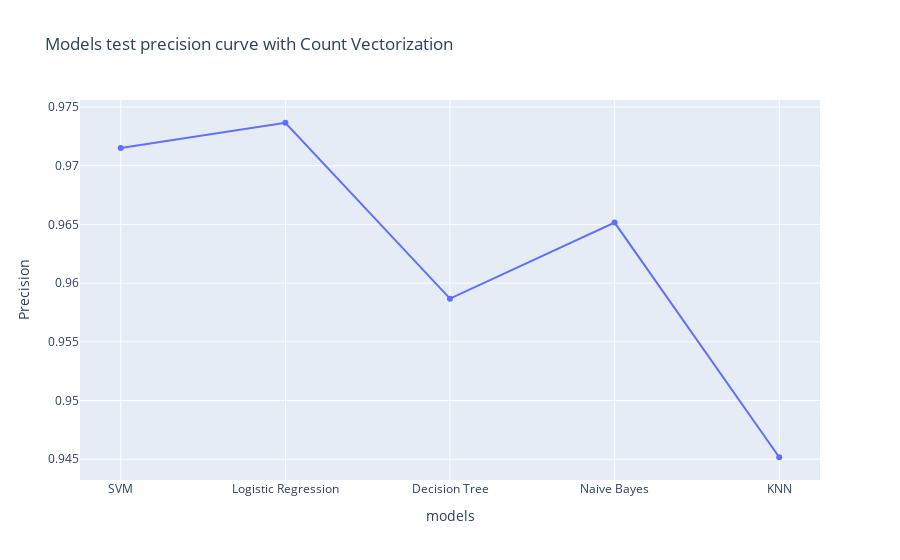

Write notebook code for a chart like this one.
### Code cell
x_data_precision = [svc_precision,lr_precision,dt_precision,nb_precision,knn_precision]
px.line(x=y_data,y=x_data_precision,title="Models test precision curve with Count Vectorization",labels={'x':'models','y':'Precision'},markers='o')

### Figure 1 — Plotly figure (JSON) as saved in the notebook; plotly's stock layout.template omitted (floating-point values rounded to 4 significant figures)
{"data": [{"hovertemplate": "models=%{x}<br>Precision=%{y}<extra></extra>", "legendgroup": "", "line": {"color": "#636efa", "dash": "solid"}, "marker": {"symbol": "circle"}, "mode": "lines+markers", "name": "", "orientation": "v", "showlegend": false, "type": "scatter", "x": ["SVM", "Logistic Regression", "Decision Tree", "Naive Bayes", "KNN"], "xaxis": "x", "y": [0.9715, 0.9737, 0.9587, 0.9652, 0.9452], "yaxis": "y"}], "layout": {"legend": {"tracegroupgap": 0}, "title": {"text": "Models test precision curve with Count Vectorization"}, "xaxis": {"anchor": "y", "domain": [0, 1], "title": {"text": "models"}}, "yaxis": {"anchor": "x", "domain": [0, 1], "title": {"text": "Precision"}}}}
